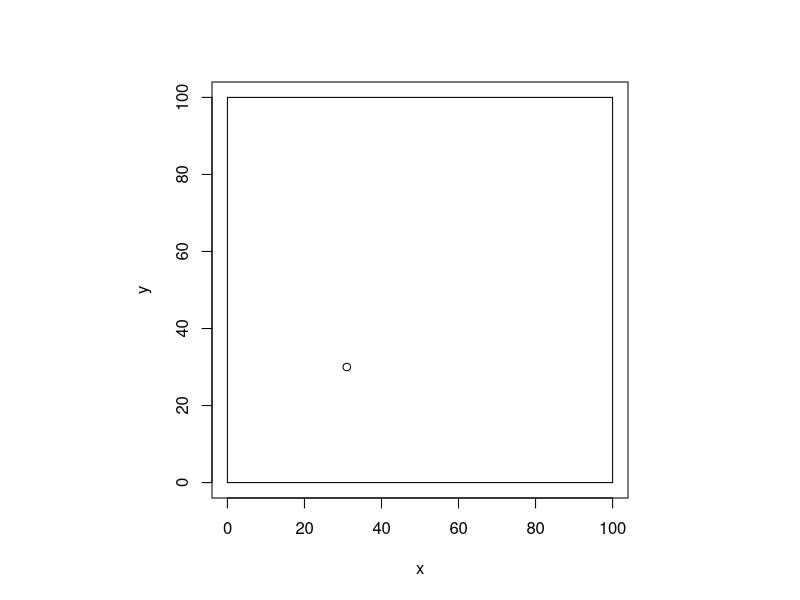
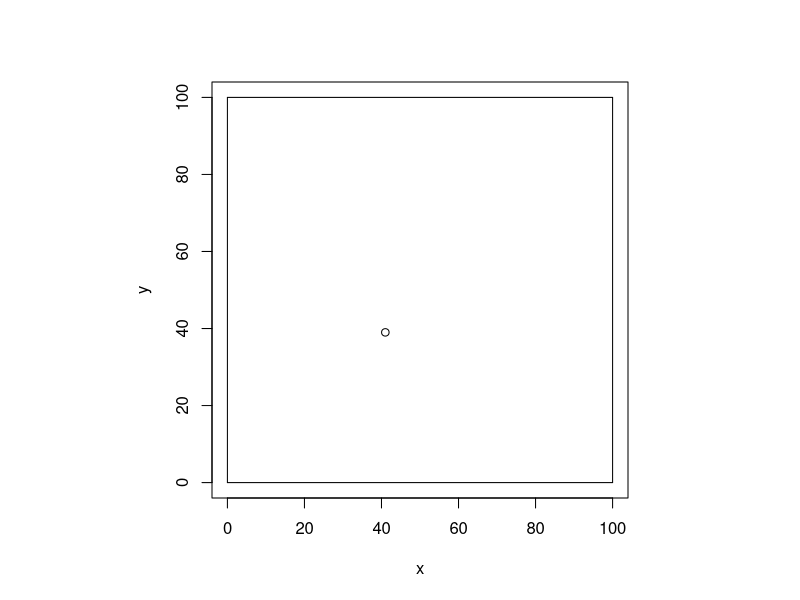
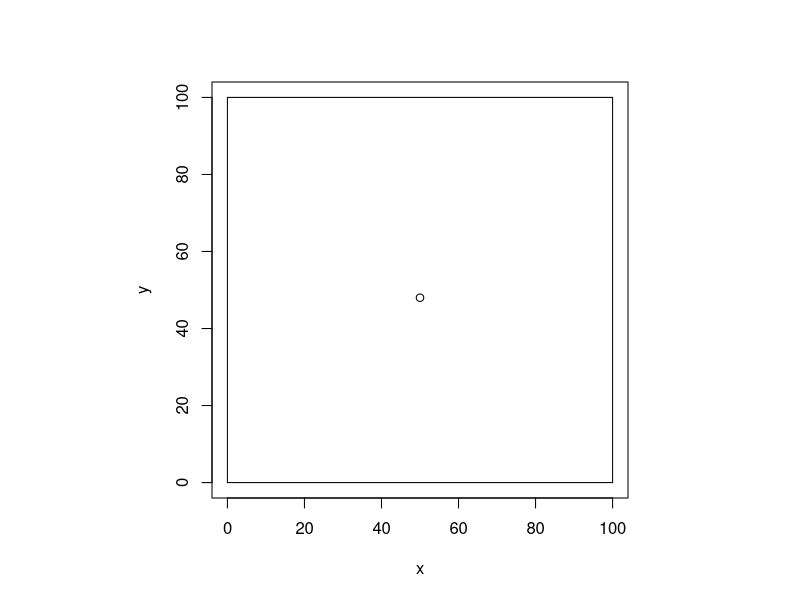
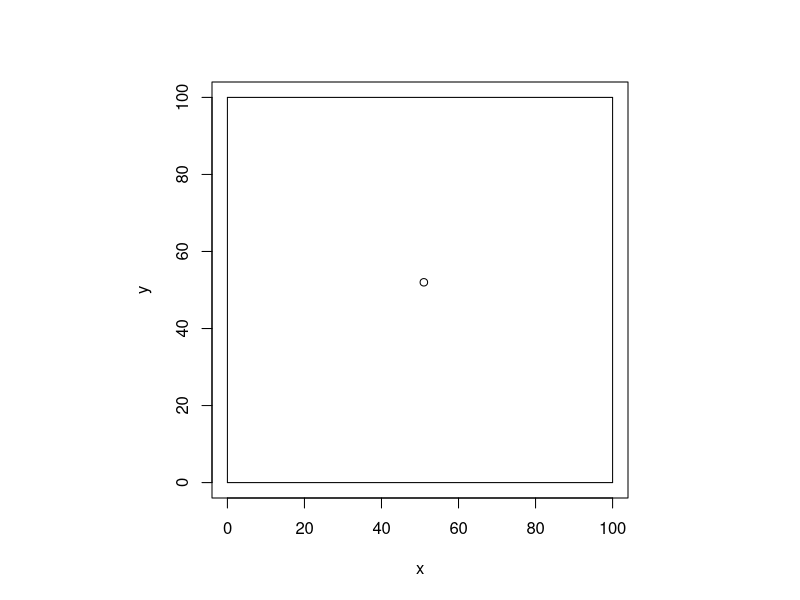
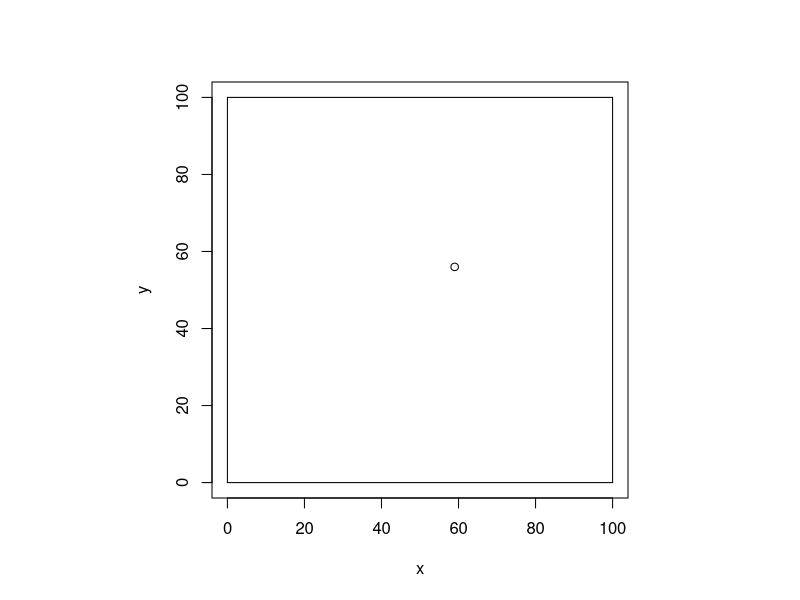
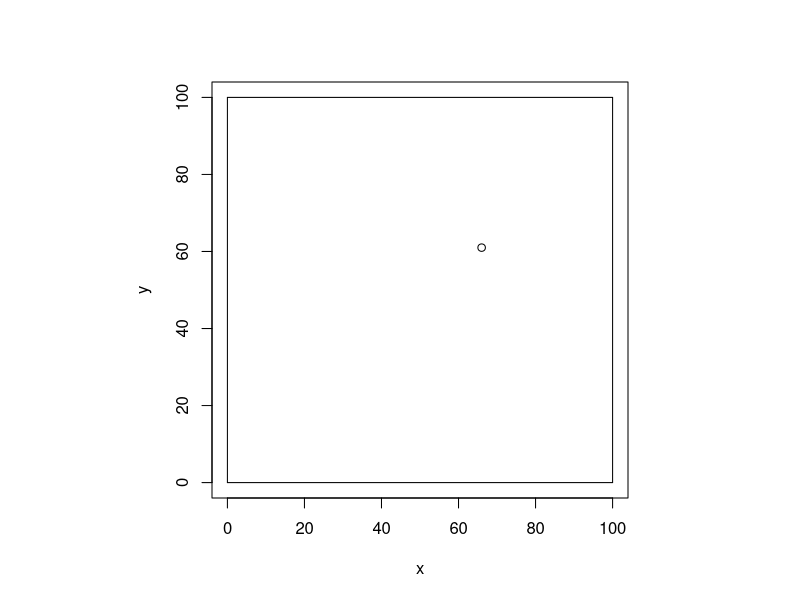
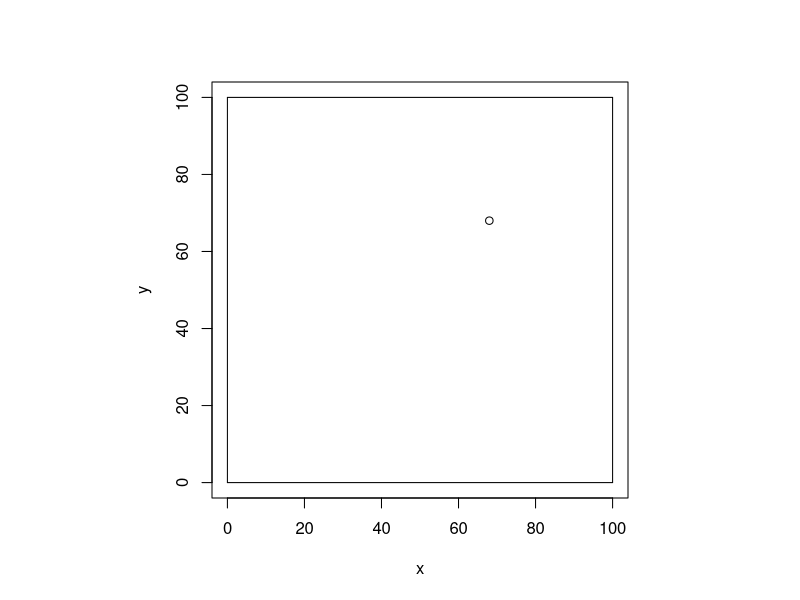
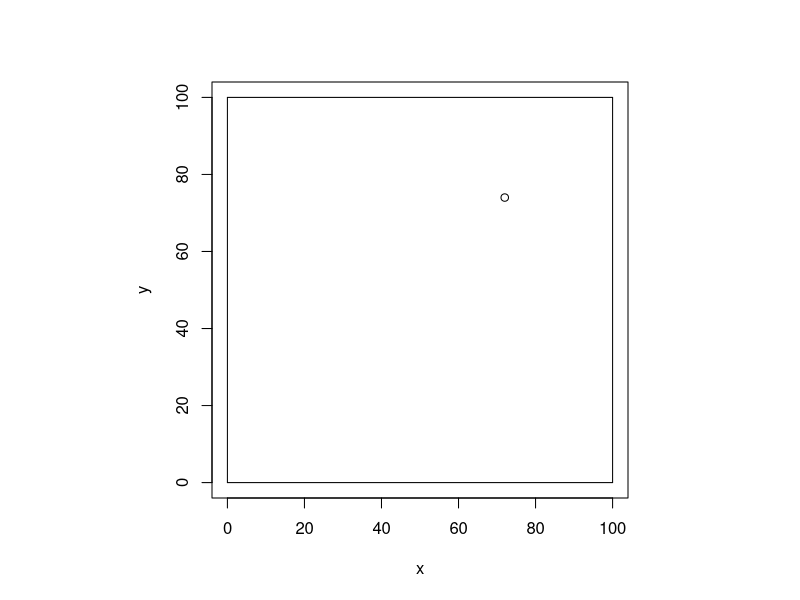

Recreate these plots in R, in order.
#Bouncing Algorithm - www.101computing.net/bouncing-algorithm/


res <-  data.frame(x = 30, y = 30)   
    
moveBall = function(df){    
  WIDTH=100
  HEIGHT=100
  vx = sample(c(0:10), 1)
  vy = sample(c(0:10), 1)
  
  # define field
  field <- data.frame(x0 = c(0, WIDTH, HEIGHT, 0),    # Create data frame with line-values
                      y0 = c(0, 0, WIDTH, HEIGHT),
                      x1 = c(WIDTH, HEIGHT, 0, 0),
                      y1 = c(0, WIDTH, HEIGHT, 0))
  
  #Bouncing Algorithm when the Ball hit the edge of the canvas
  x = df$x+vx
  y = df$y+vy
  if (x<0 | x>WIDTH){
    vx=-vx
    x=x+vx
  }
  if (y<0 | y>HEIGHT){
    vy=-vy
    y=y+vy
  }    
  #Draw ball  
  t <- data.frame(x = x, y = y)
  par(pty="s")
  plot(t, xlim=c(0, WIDTH), ylim=c(0, HEIGHT))
  segments(x0 = field$x0,                            # Draw multiple lines
           y0 = field$y0,
           x1 = field$x1,
           y1 = field$y1)
  return(t)
}

for(i in c(1:10)) {
  Sys.sleep(0.5)
  res = moveBall(res)}

